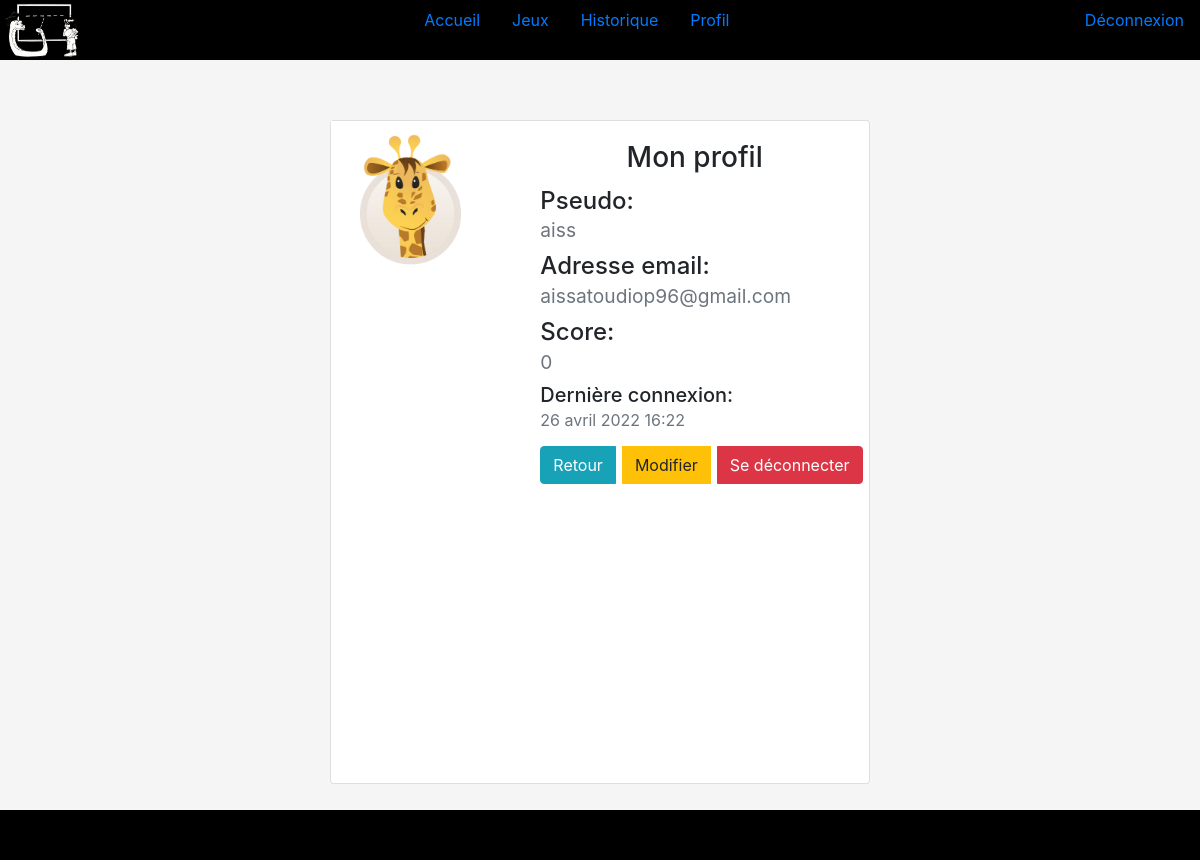
Page /profil/ (signed in) on the earlier database version.
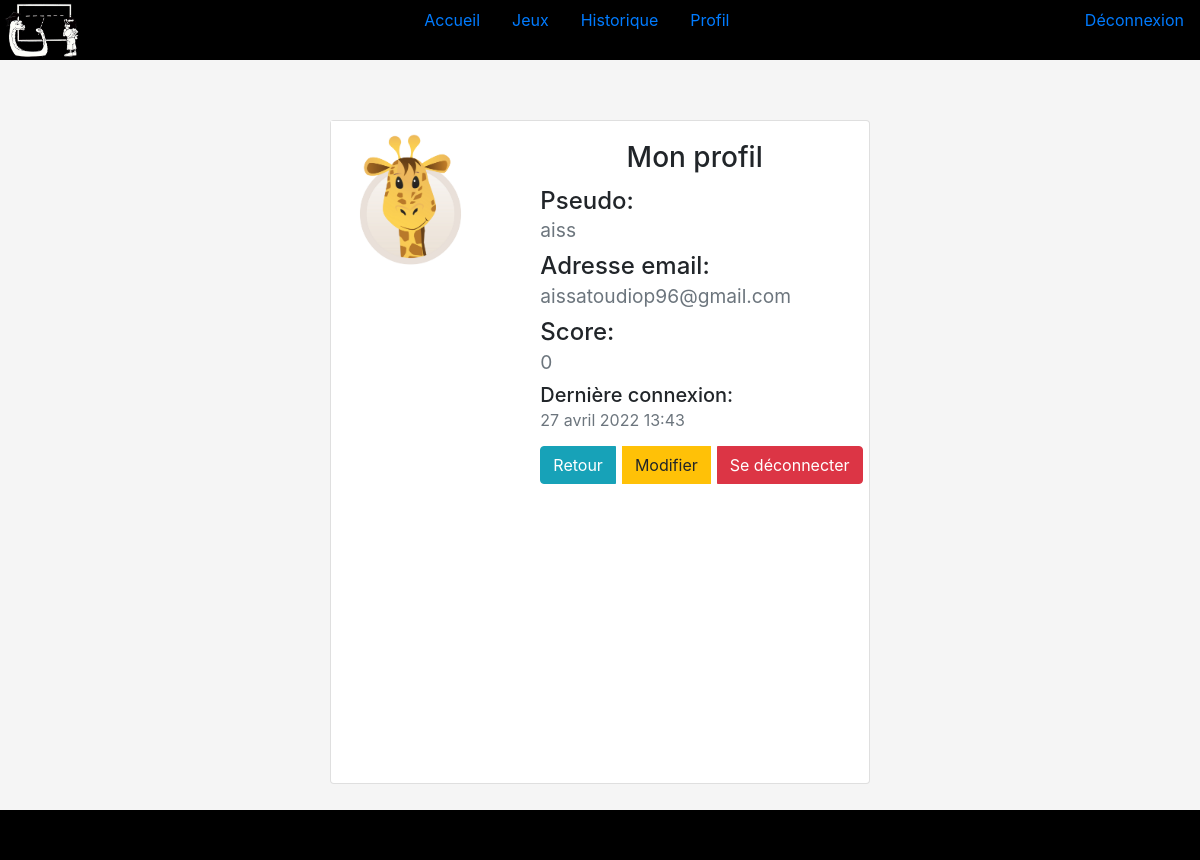
Same page on the later database version.
### my_users/models.py (models this page shows)
class Users(AbstractBaseUser):
    created_at = models.DateTimeField(auto_now=False, auto_now_add=False, default=timezone.now)
    updated_at = models.DateTimeField(auto_now=True, auto_now_add=False)
    email = models.EmailField(unique=True)
    last_name = None
    first_name = None
    user_name = models.CharField(max_length=60)
    is_superuser = models.BooleanField(default=False)
    is_active = models.BooleanField(default=True)
    score = models.IntegerField(default=0)
    USERNAME_FIELD = 'email'
    objects = BaseUserManager()

### python_pendu/views.py (the view)
# urls.py: path('profil/', views.profil, name="profil"),
@login_required
def profil(request):
    return render(request, 'python_pendu/profil.html')

### python_pendu/templates/python_pendu/profil.html (shortened to what this page needs)
{% extends 'python_pendu/index.html' %}
{% load static %}
{% block content %}
   <div class="card mb-3" style="max-width: 540px;">
  <div class="row g-0">
    <div class="col-md-4">
      <img src="{% static 'python_pendu/img/girafe-avatar.jpg' %}" class="img-fluid rounded-start" alt="..."/>
    </div>
    <div class="col-md-8">
      <div class="card-body">
        <h3 class="card-title text-center">Mon profil</h3>
          <h4>
            Pseudo:<br>
            <small class="text-muted">{{user.user_name}}</small>
          </h4>
           <h4>
            Adresse email:<br>
            <small class="text-muted">{{user.email}}</small>
          </h4>
          <h4>
            Score:<br>
            <small class="text-muted">{{user.score}}</small>
          </h4>
        <h5> Dernière connexion: <br> <small class="text-muted"> {{user.last_login}}</small></h5>
        <div class="btn-group" role="group" aria-label="Basic mixed styles example">
          <a href="{% url 'home'%}" class="btn btn-info" role="button">Retour</a>
          <a href="{% url 'home'%}" class="btn btn-warning" role="button">Modifier</a>
          <a href="{% url 'logout'%}" class="btn btn-danger" role="button">Se déconnecter</a>
        </div>
      </div>
      </div>
    </div>
  </div>
{% endblock %}

### python_pendu/templates/python_pendu/index.html (shortened to what this page needs)
<!DOCTYPE html>
{% load static %}
<html>
     <head>
         <link rel="stylesheet" href="{% static 'python_pendu/css/bootstrap.min.css' %}" />
         <link rel="stylesheet" href="https://maxcdn.bootstrapcdn.com/font-awesome/4.7.0/css/font-awesome.min.css">
         <link rel="stylesheet" href="{% static 'python_pendu/css/style.css' %}" />
     </head>
     <body>
        <nav class="nav nav-pills nav-fill">
            <span>
                <img src="{% static 'python_pendu/img/p32.png' %}"/>
            </span>
            <span>
              <a class="nav-link" aria-current="page" href="{% url 'home'%}">Accueil</a>
              <a class="nav-link" href="{% url 'level'%}">Jeux</a>
              <a class="nav-link" href="{% url 'history'%}">Historique</a>
              {% if user.is_authenticated  %}
              <a class="nav-link" href="{% url 'profil'%}">Profil</a>
              {% endif  %}
            </span>
            <span>
              <a class="nav-link" href="{% url 'logout'%}">Déconnexion</a>
            </span>
        </nav>
        <main>
            {% block content %}{% endblock %}
        </main>
        <footer></footer>
     </body>
</html>

### python_pendu/static/python_pendu/css/style.css (style rules this page uses)
body { background-color:#F5F5F5; height:100%; position:relative }
a { text-decoration:none }
nav { background:black; color:white; display:flex; flex-direction:row; justify-content: space-between; }
main { padding:60px; min-height:800px; display:flex; flex-direction:row; justify-content:space-around; }
span { display:flex; flex-direction:row; }
span img { height:60px }
.btn { margin: 7px }
footer { width:100%; padding-top:50px; height:50px; background:black; position:absolute; bottom:0; }

Differences in the rows shown:
changed Users "aiss": last_login "26 avril 2022 16:22" → "27 avril 2022 13:43"
